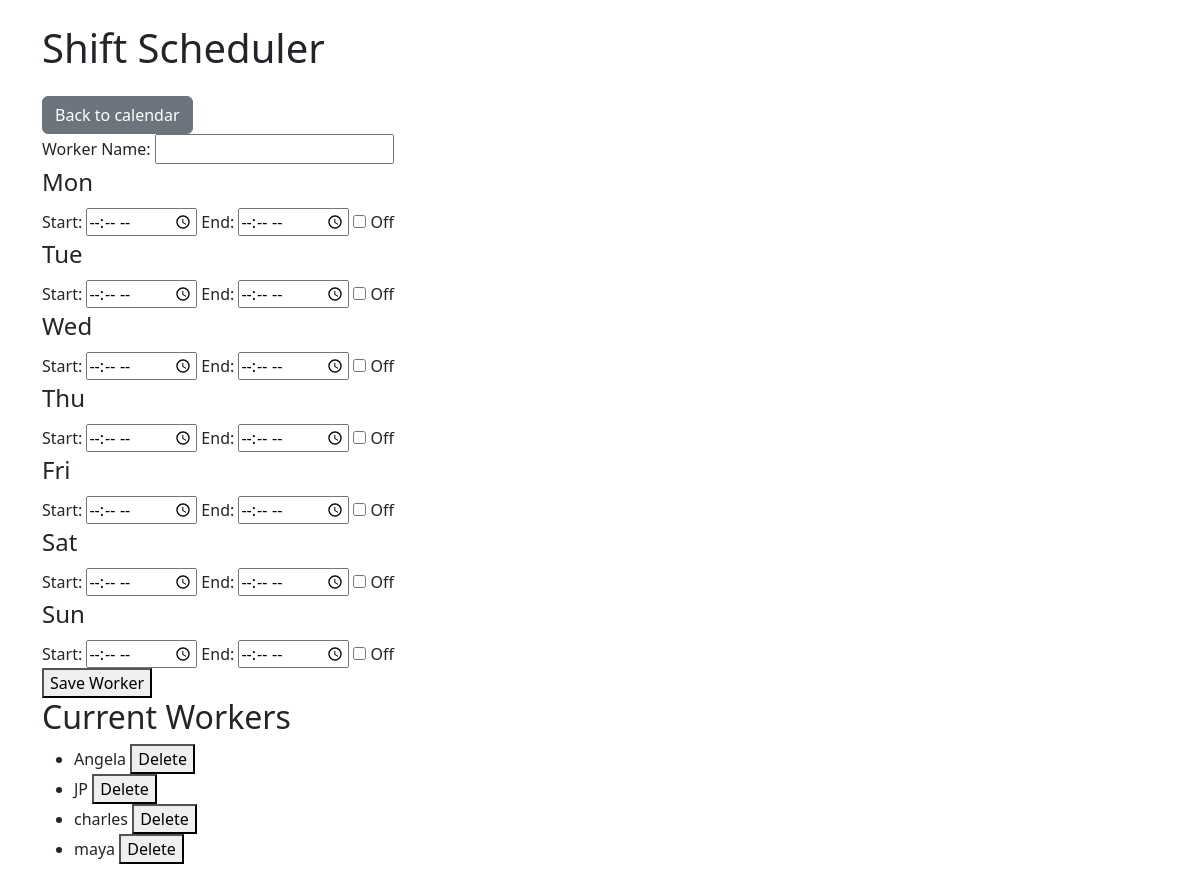
Before: /add_worker with the older database file.
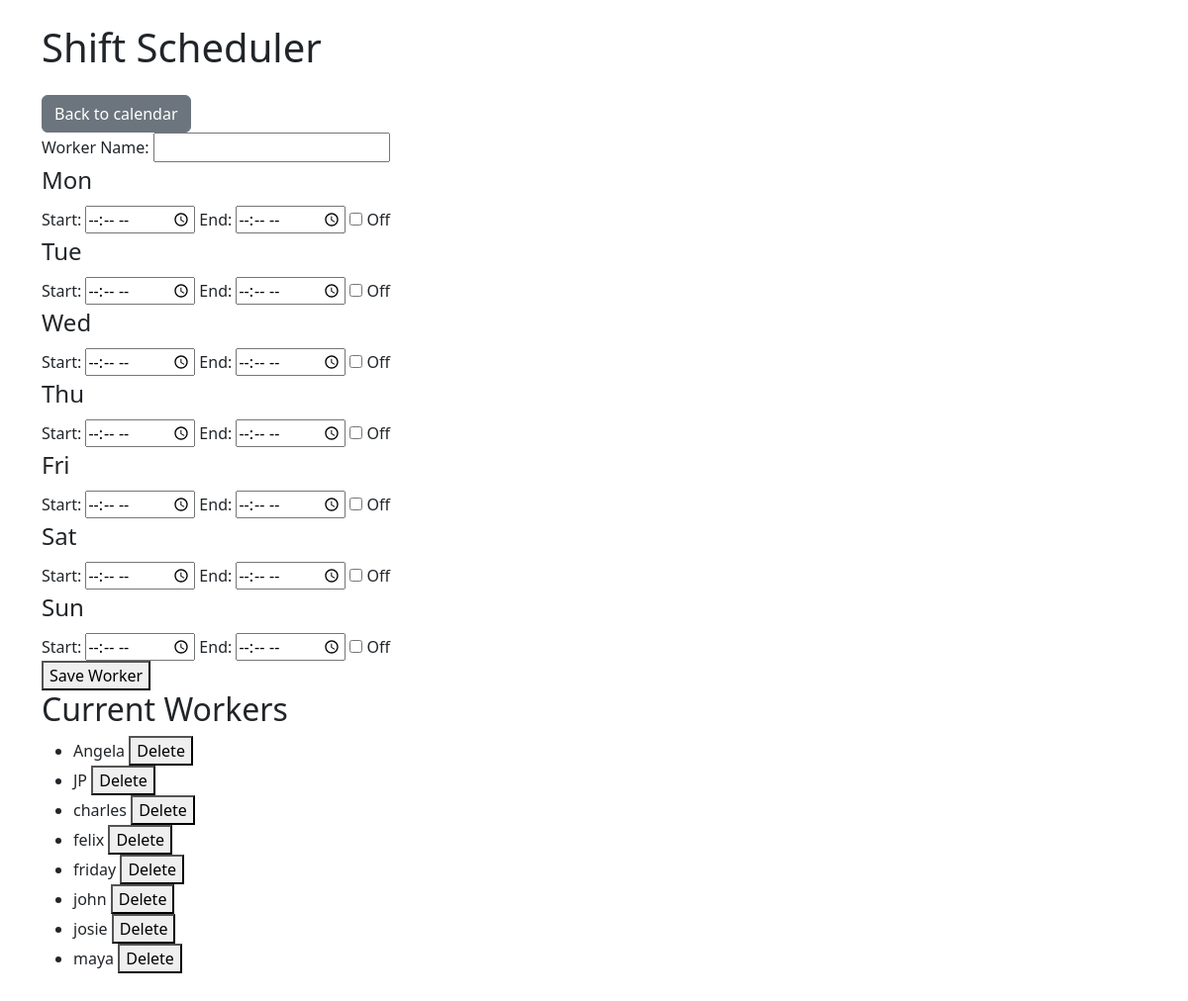
After: the same page with the newer database file.
### models.py (models this page shows)
class Worker(db.Model):
    id = db.Column(db.Integer, primary_key=True)
    name = db.Column(db.String(50), nullable=False)
    shifts = db.relationship('Shift', backref='worker', cascade="all, delete-orphan", passive_deletes=True)
    availability = db.Column(db.String, nullable=True)

### app.py (the view, shortened to what this page needs)
@app.route('/add_worker', methods=['GET', 'POST'])
def add_worker():
    workers = Worker.query.order_by(Worker.name).all()
    return render_template('manage_workers.html', workers=workers)

### app.py (called while the page is built)
@event.listens_for(Engine, "connect")
def set_sqlite_pragma(dbapi_connection, connection_record):
    if isinstance(dbapi_connection, sqlite3.Connection):
        cursor = dbapi_connection.cursor()
        cursor.execute("PRAGMA foreign_keys=ON;")
        cursor.close()

### templates/manage_workers.html (shortened to what this page needs)
{% extends "base.html" %}
{% block content %}
<html>
<head>
    <a href="{{ url_for('calendar_view') }}" class="btn btn-secondary">Back to calendar</a>
</head>
<body>
    <form method="POST">
        <label for="name">Worker Name:</label>
        <input type="text" name="name" required><br>
        {% for day in ['Mon', 'Tue', 'Wed', 'Thu', 'Fri', 'Sat', 'Sun'] %}
            <fieldset>
                <legend>{{ day }}</legend>
                <label>Start:</label>
                <input type="time" name="{{ day.lower() }}_start">
                <label>End:</label>
                <input type="time" name="{{ day.lower() }}_end">
                <label>
                    <input type="checkbox" name="{{ day.lower() }}_off"> Off
                </label>
            </fieldset>
        {% endfor %}
        <button type="submit">Save Worker</button>
    </form>
    <h2>Current Workers</h2>
    <ul>
        {% for worker in workers %}
            <li>
                {{ worker.name }}
                <form method="post" action="{{ url_for('delete_worker', worker_id=worker.id) }}" style="display:inline;">
                    <button type="submit" onclick="return confirm('Delete {{ worker.name }}?')">Delete</button>
                </form>
            </li>
        {% endfor %}
    </ul>
</body>
</html>
{% endblock %}

### templates/base.html (shortened to what this page needs)
<!DOCTYPE html>
<html lang="en">
<head>
    <link rel="stylesheet" href="https://cdn.jsdelivr.net/npm/bootstrap@5.3.0/dist/css/bootstrap.min.css">
</head>
<body class="p-4">
    <div class="container">
        <h1 class="mb-4">Shift Scheduler</h1>
        {% block content %}{% endblock %}
    </div>
</body>
</html>

Changed rows visible on the page:
added Worker: name "felix"
added Worker: name "friday"
added Worker: name "john"
added Worker: name "josie"
